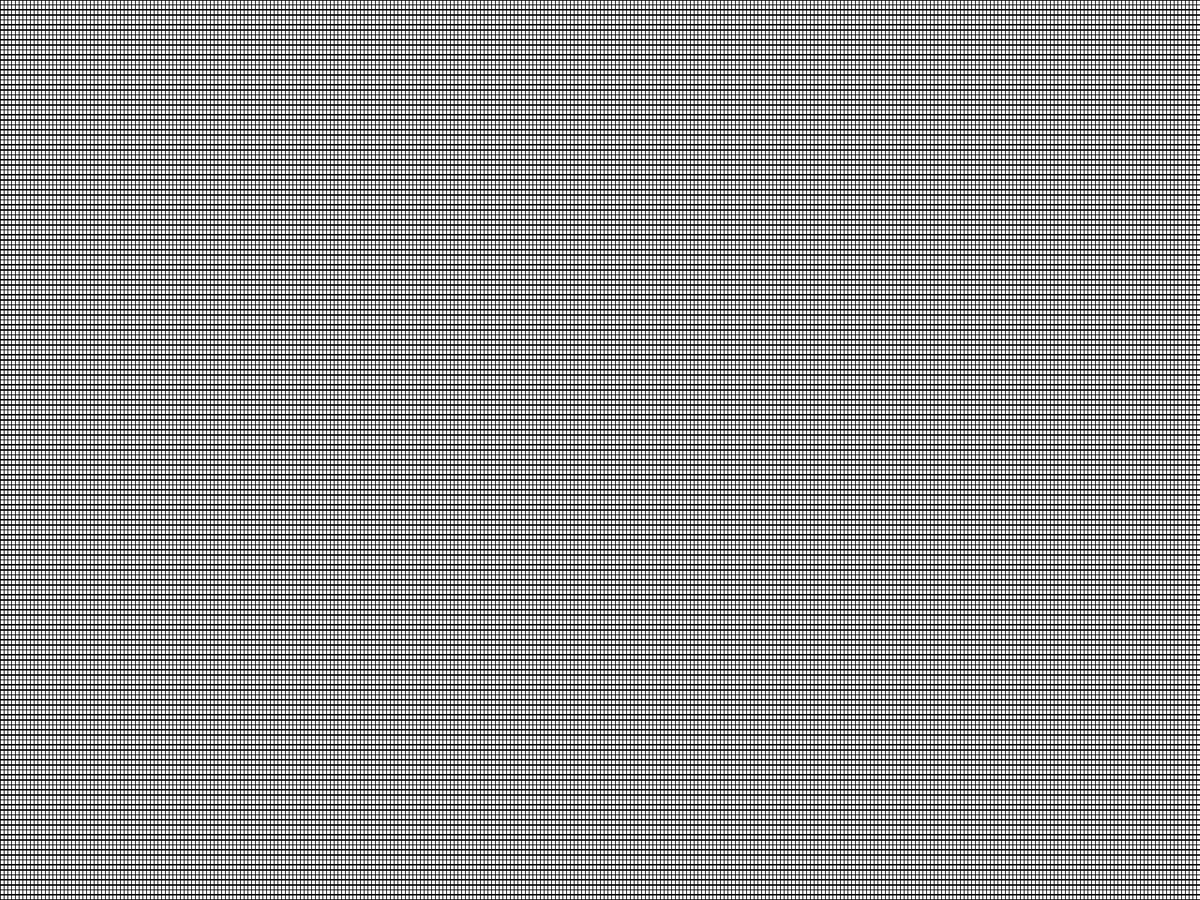
Frame 1 (no input)
Frame 60 (the mouse pressed at the canvas centre just before this capture): identical to frame 1, image omitted
Frame 120 (the mouse held since frame 60 and released just before this capture): identical to frame 1, image omitted

The Processing sketch that drew this single still picture (run headless with seeded random() and noise(); from frame 60 on, the mouse is pressed at the canvas centre):

// Processing sketch: Main
// ── Main.pde
Cell[][] grid;

int res = 20;

int cols = 16;
int rows = 9;

void setup() {
  fullScreen();
  grid = new Cell[width][height];
  generateGrid();
}

void generateGrid() {
  int tCols = cols * res;
  int tRows = rows * res;
  for(int x = 0; x < tCols; x++) {
    for(int y = 0; y < tRows; y++) {
      grid[x][y] = new Cell(x * width / tCols, y * height / tRows, width / tCols, height / tRows);
    }
  }
}

void displayGrid() {
  int tCols = cols * res;
  int tRows = rows * res;
  for(int x = 0; x < tCols; x++) {
    for(int y = 0; y < tRows; y++) {
      grid[x][y].display();
    }
  }
}

void draw() {
  background(0);
  displayGrid();
}

// ── Cell.pde
class Cell {
  float x, y;
  float w, h;
  float fill = 255;
  
  Cell(float x, float y, float w, float h) {
    this.x = x;
    this.y = y;
    this.w = w;
    this.h = h;
  }
  
  void setFillC(int fill) {
    this.fill = fill;
  }
  
  void display() {
    fill(this.fill);
    rect(this.x, this.y, this.w, this.h);
  }
}
